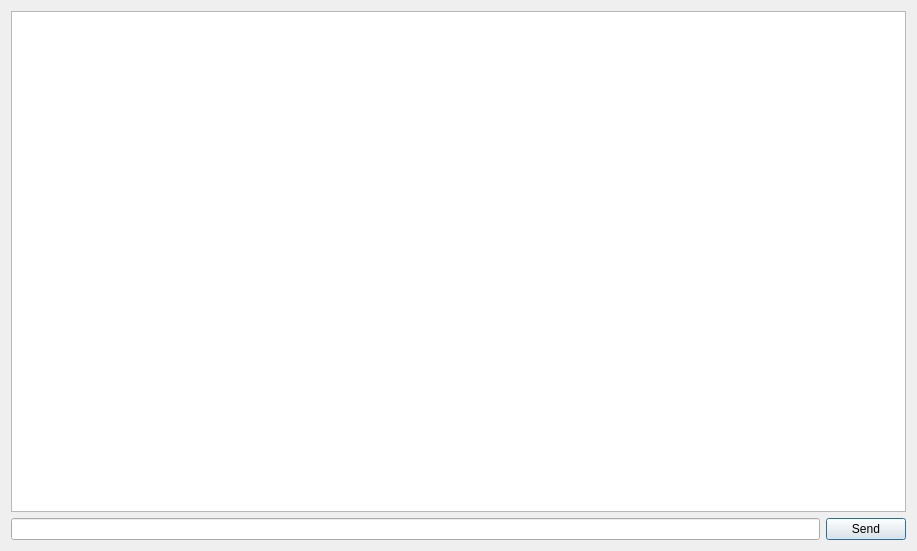
<?xml version="1.0" encoding="UTF-8"?>
<ui version="4.0">
 <class>ChatDialog</class>
 <widget class="QDialog" name="ChatDialog">
  <property name="geometry">
   <rect>
    <x>0</x>
    <y>0</y>
    <width>917</width>
    <height>551</height>
   </rect>
  </property>
  <property name="windowTitle">
   <string>Proximax Secured Channel</string>
  </property>
  <layout class="QVBoxLayout" name="verticalLayout">
   <item>
    <widget class="QListWidget" name="listWidget"/>
   </item>
   <item>
    <layout class="QHBoxLayout" name="horizontalLayout_3">
     <item>
      <widget class="QLineEdit" name="lineEdit"/>
     </item>
     <item>
      <widget class="QPushButton" name="pushButton">
       <property name="text">
        <string>Send</string>
       </property>
      </widget>
     </item>
    </layout>
   </item>
  </layout>
 </widget>
 <resources/>
 <connections>
  <connection>
   <sender>lineEdit</sender>
   <signal>returnPressed()</signal>
   <receiver>pushButton</receiver>
   <slot>click()</slot>
   <hints>
    <hint type="sourcelabel">
     <x>497</x>
     <y>522</y>
    </hint>
    <hint type="destinationlabel">
     <x>846</x>
     <y>530</y>
    </hint>
   </hints>
  </connection>
 </connections>
</ui>
